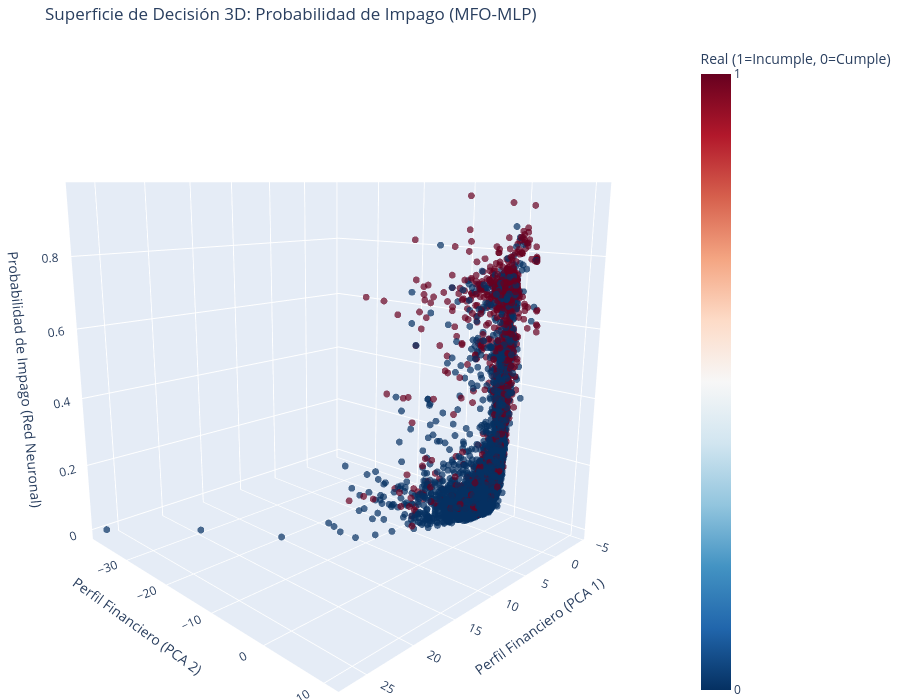

The notebook cell saved with this chart:
### Markdown cell above
Visualizacion

### Code cell
# --- PASO 3: GRÁFICO 3D INTERACTIVO CON PLOTLY ---
import plotly.graph_objects as go
from sklearn.decomposition import PCA

print("\nGenerando entorno 3D interactivo...")

# 1. Aplicar PCA para reducir las 23 características a 2 dimensiones visuales
pca = PCA(n_components=2)
X_test_pca = pca.fit_transform(X_test_scaled)

# 2. Construir el gráfico 3D
fig = go.Figure(data=[go.Scatter3d(
    x=X_test_pca[:, 0], # Componente Principal 1
    y=X_test_pca[:, 1], # Componente Principal 2
    z=y_pred_prob.flatten(), # Probabilidad predicha por tu modelo
    mode='markers',
    marker=dict(
        size=4,
        color=y_test, # Coloreamos por si realmente incumplió (Rojo) o no (Azul)
        colorscale='RdBu_r', 
        opacity=0.7,
        colorbar=dict(title='Real (1=Incumple, 0=Cumple)', tickvals=[0, 1])
    ),
    text=[f"Probabilidad: {p[0]*100:.1f}%<br>Real: {r}" for p, r in zip(y_pred_prob, y_test)],
    hoverinfo='text'
)])

# 3. Diseño profesional
fig.update_layout(
    title='Superficie de Decisión 3D: Probabilidad de Impago (MFO-MLP)',
    scene=dict(
        xaxis_title='Perfil Financiero (PCA 1)',
        yaxis_title='Perfil Financiero (PCA 2)',
        zaxis_title='Probabilidad de Impago (Red Neuronal)',
        camera=dict(eye=dict(x=1.5, y=1.5, z=0.5))
    ),
    width=900,
    height=700,
    margin=dict(l=0, r=0, b=0, t=40)
)

fig.show()

### Figure 1 — Plotly figure (JSON) as saved in the notebook; plotly's stock layout.template omitted (floating-point values rounded to 4 significant figures; data arrays with more than 128 entries replaced by an {"elided": "..."} marker saying what was removed)
{"data": [{"hoverinfo": "text", "marker": {"color": {"elided": "6000 int values"}, "colorbar": {"tickvals": [0, 1], "title": {"text": "Real (1=Incumple, 0=Cumple)"}}, "colorscale": [[0, "rgb(5,48,97)"], [0.1, "rgb(33,102,172)"], [0.2, "rgb(67,147,195)"], [0.3, "rgb(146,197,222)"], [0.4, "rgb(209,229,240)"], [0.5, "rgb(247,247,247)"], [0.6, "rgb(253,219,199)"], [0.7, "rgb(244,165,130)"], [0.8, "rgb(214,96,77)"], [0.9, "rgb(178,24,43)"], [1, "rgb(103,0,31)"]], "opacity": 0.7, "size": 4}, "mode": "markers", "text": {"elided": "6000 str values"}, "type": "scatter3d", "x": {"elided": "6000 float values"}, "y": {"elided": "6000 float values"}, "z": {"elided": "6000 float values"}}], "layout": {"height": 700, "margin": {"b": 0, "l": 0, "r": 0, "t": 40}, "scene": {"camera": {"eye": {"x": 1.5, "y": 1.5, "z": 0.5}}, "xaxis": {"title": {"text": "Perfil Financiero (PCA 1)"}}, "yaxis": {"title": {"text": "Perfil Financiero (PCA 2)"}}, "zaxis": {"title": {"text": "Probabilidad de Impago (Red Neuronal)"}}}, "title": {"text": "Superficie de Decisión 3D: Probabilidad de Impago (MFO-MLP)"}, "width": 900}}
